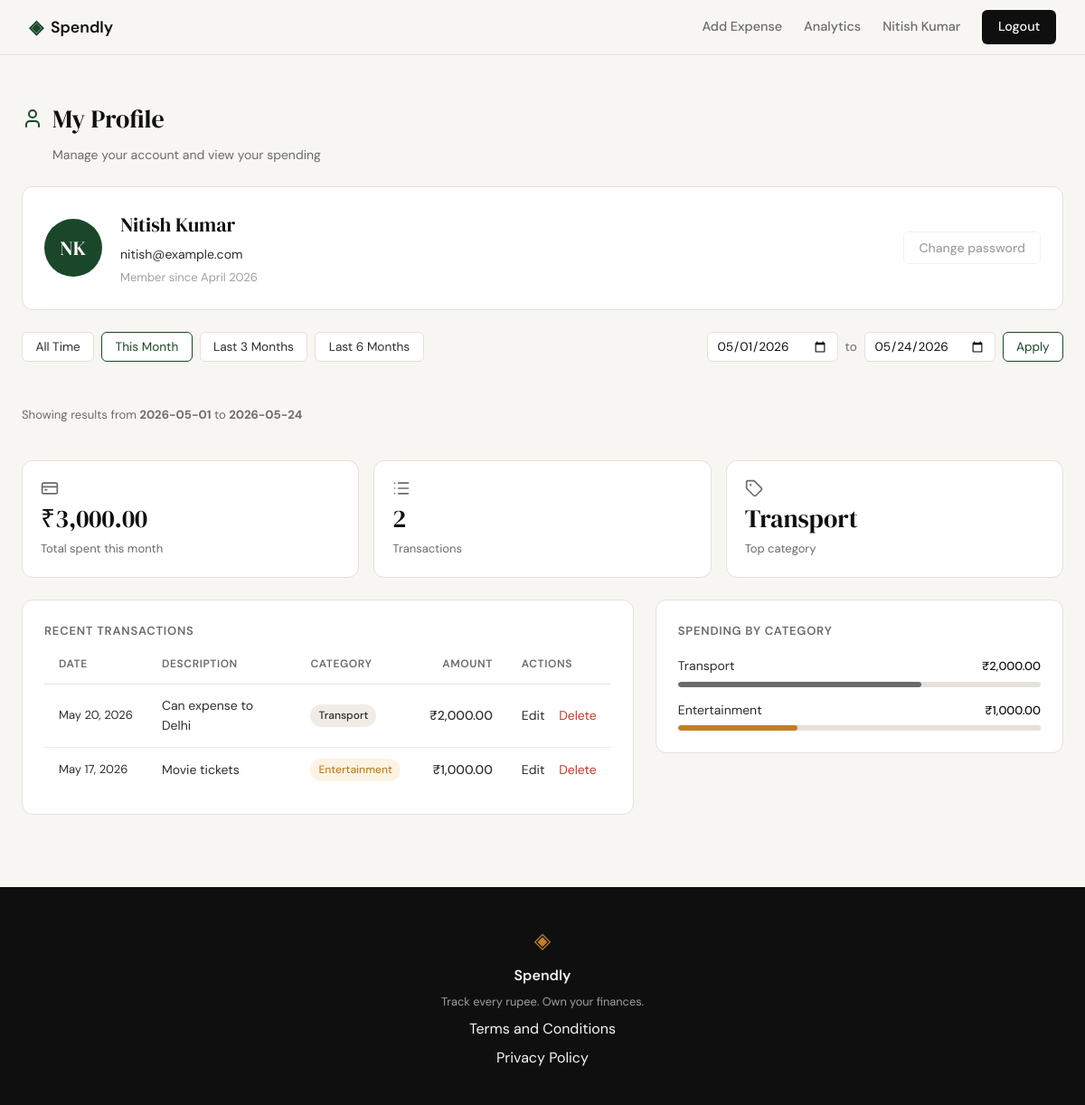
The page /profile?date_from=2026-05-01&date_to=2026-05-24 (signed in) on the database its author committed.
### tables this page shows
CREATE TABLE users (
            id            INTEGER PRIMARY KEY AUTOINCREMENT,
            name          TEXT    NOT NULL,
            email         TEXT    UNIQUE NOT NULL,
            password_hash TEXT    NOT NULL,
            created_at    TEXT    DEFAULT (datetime('now'))
        );

CREATE TABLE expenses (
            id          INTEGER PRIMARY KEY AUTOINCREMENT,
            user_id     INTEGER NOT NULL REFERENCES users(id),
            amount      REAL    NOT NULL,
            category    TEXT    NOT NULL,
            date        TEXT    NOT NULL,
            description TEXT,
            created_at  TEXT    DEFAULT (datetime('now'))
        );

### app.py (the view)
@app.route("/profile")
def profile():
    if not session.get("user_id"):
        return redirect(url_for("login"))
    user_id = session["user_id"]
    date_from = _parse_date(request.args.get("date_from", ""))
    date_to = _parse_date(request.args.get("date_to", ""))
    if date_from and date_to and date_from > date_to:
        flash("Start date must be before end date.")
        date_from = date_to = ""
    date_from = date_from or None
    date_to = date_to or None
    today = date.today()
    presets = {
        "this_month": (today.replace(day=1).isoformat(), today.isoformat()),
        "last_3_months": ((today - timedelta(days=90)).isoformat(), today.isoformat()),
        "last_6_months": ((today - timedelta(days=180)).isoformat(), today.isoformat()),
    }
    active_preset = "all_time"
    for name, (pf, pt) in presets.items():
        if date_from == pf and date_to == pt:
            active_preset = name
            break
    user = get_user_by_id(user_id)
    stats = get_summary_stats(user_id, date_from=date_from, date_to=date_to)
    transactions = get_recent_transactions(
        user_id, date_from=date_from, date_to=date_to
    )
    categories = get_category_breakdown(user_id, date_from=date_from, date_to=date_to)
    return render_template(
        "profile.html",
        user=user,
        stats=stats,
        transactions=transactions,
        categories=categories,
        date_from=date_from or "",
        date_to=date_to or "",
        presets=presets,
        active_preset=active_preset,
    )

### app.py (called while the page is built)
def _parse_date(value):
    try:
        datetime.strptime(value, "%Y-%m-%d")
        return value
    except (ValueError, TypeError):
        return ""

### database/db.py (called while the page is built)
def get_db():
    conn = sqlite3.connect(DB_PATH)
    conn.row_factory = sqlite3.Row
    conn.execute("PRAGMA foreign_keys = ON")
    return conn

### database/queries.py (called while the page is built)
def _date_clause(date_from, date_to):
    if date_from and date_to:
        return "AND date BETWEEN ? AND ?", (date_from, date_to)
    if date_from:
        return "AND date >= ?", (date_from,)
    if date_to:
        return "AND date <= ?", (date_to,)
    return "", ()

def get_user_by_id(user_id):
    conn = get_db()
    row = conn.execute(
        "SELECT name, email, created_at FROM users WHERE id = ?",
        (user_id,),
    ).fetchone()
    conn.close()
    if row is None:
        return None
    name = row["name"]
    tokens = name.split()
    initials = "".join(t[0] for t in tokens[:2]).upper() if tokens else ""
    created_at = row["created_at"].split(" ")[0]
    member_since = datetime.strptime(created_at, "%Y-%m-%d").strftime("%B %Y")
    return {
        "name": name,
        "email": row["email"],
        "member_since": member_since,
        "initials": initials,
    }

def get_recent_transactions(user_id, limit=10, date_from=None, date_to=None):
    clause, params = _date_clause(date_from, date_to)
    sql = (
        "SELECT id, date, description, category, amount FROM expenses "
        "WHERE user_id = ?"
    )
    if clause:
        sql = sql + " " + clause
    sql = sql + " ORDER BY date DESC, id DESC LIMIT ?"
    conn = get_db()
    rows = conn.execute(sql, (user_id, *params, limit)).fetchall()
    conn.close()
    return [
        {
            "id": row["id"],
            "date": datetime.strptime(row["date"], "%Y-%m-%d").strftime("%b %d, %Y"),
            "description": row["description"],
            "category": row["category"],
            "amount": f"₹{row['amount']:,.2f}",
        }
        for row in rows
    ]

### templates/profile.html (shortened to what this page needs)
{% extends "base.html" %}
{% block head %}
<link rel="stylesheet" href="{{ url_for('static', filename='css/profile.css') }}">
{% endblock %}
{% block content %}
<div class="profile-page">
    <div class="profile-header">
        <div class="profile-header-left">
            <i data-lucide="user"></i>
            <h1 class="profile-title">My Profile</h1>
        </div>
        <p class="profile-subtitle">Manage your account and view your spending</p>
    </div>
    <div class="profile-card">
        <div class="avatar-circle">{{ user.initials }}</div>
        <div class="profile-card-info">
            <h2 class="profile-name">{{ user.name }}</h2>
            <p class="profile-email">{{ user.email }}</p>
            <p class="profile-since">Member since {{ user.member_since }}</p>
        </div>
        <div class="profile-card-actions">
            <button class="btn-ghost btn-disabled" disabled>Change password</button>
        </div>
    </div>
    <div class="filter-bar">
        <div class="filter-presets">
            <a href="{{ url_for('profile') }}"
               class="filter-btn{% if active_preset == 'all_time' %} filter-btn--active{% endif %}">All Time</a>
            <a href="{{ url_for('profile', date_from=presets.this_month[0], date_to=presets.this_month[1]) }}"
               class="filter-btn{% if active_preset == 'this_month' %} filter-btn--active{% endif %}">This Month</a>
            <a href="{{ url_for('profile', date_from=presets.last_3_months[0], date_to=presets.last_3_months[1]) }}"
               class="filter-btn{% if active_preset == 'last_3_months' %} filter-btn--active{% endif %}">Last 3 Months</a>
            <a href="{{ url_for('profile', date_from=presets.last_6_months[0], date_to=presets.last_6_months[1]) }}"
               class="filter-btn{% if active_preset == 'last_6_months' %} filter-btn--active{% endif %}">Last 6 Months</a>
        </div>
        <form class="filter-custom" method="get" action="{{ url_for('profile') }}">
            <input type="date" name="date_from" value="{{ date_from }}" class="filter-input">
            <span class="filter-sep">to</span>
            <input type="date" name="date_to" value="{{ date_to }}" class="filter-input">
            <button type="submit" class="filter-btn filter-btn--apply">Apply</button>
        </form>
    </div>
    {% if date_from or date_to %}
    <p class="filter-notice">
        Showing results
        {% if date_from %} from <strong>{{ date_from }}</strong>{% endif %}
        {% if date_to %} to <strong>{{ date_to }}</strong>{% endif %}
    </p>
    {% endif %}
    <div class="stats-row">
        <div class="stat-card">
            <i data-lucide="credit-card" class="stat-icon"></i>
            <span class="stat-value">{{ stats.total_spent }}</span>
            <span class="stat-label">Total spent this month</span>
        </div>
        <div class="stat-card">
            <i data-lucide="list" class="stat-icon"></i>
            <span class="stat-value">{{ stats.transaction_count }}</span>
            <span class="stat-label">Transactions</span>
        </div>
        <div class="stat-card">
            <i data-lucide="tag" class="stat-icon"></i>
            <span class="stat-value">{{ stats.top_category }}</span>
            <span class="stat-label">Top category</span>
        </div>
    </div>
    <div class="profile-grid">
        <div class="tx-table-wrap">
            <h3 class="section-heading">Recent Transactions</h3>
            <table class="tx-table">
                <thead>
                    <tr>
                        <th>Date</th>
                        <th>Description</th>
                        <th>Category</th>
                        <th class="tx-amount-col">Amount</th>
                        <th>Actions</th>
                    </tr>
                </thead>
                <tbody>
                    {% for tx in transactions %}
                    <tr>
                        <td class="tx-date">{{ tx.date }}</td>
                        <td>{{ tx.description }}</td>
                        <td>
                            <span class="badge badge--{{ tx.category | lower }}">{{ tx.category }}</span>
                        </td>
                        <td class="tx-amount">{{ tx.amount }}</td>
                        <td class="tx-actions">
                            <a href="{{ url_for('edit_expense', id=tx.id) }}" class="tx-edit-link">Edit</a>
                            <form method="POST" action="{{ url_for('delete_expense_route', id=tx.id) }}" class="tx-delete-form">
                                <button type="submit" class="tx-delete-btn">Delete</button>
                            </form>
                        </td>
                    </tr>
                    {% endfor %}
                </tbody>
            </table>
        </div>
        <div class="category-breakdown">
            <h3 class="section-heading">Spending by Category</h3>
            <div class="category-list">
                {% for cat in categories %}
                <div class="category-row cat--{{ cat.name | lower }}">
                    <div class="category-row-top">
                        <span class="category-name">{{ cat.name }}</span>
                        <span class="category-amount">{{ cat.amount }}</span>
                    </div>
                    <div class="category-bar-track">
                        <div class="category-bar-fill" style="--pct: {{ cat.pct }}%"></div>
                    </div>
                </div>
                {% endfor %}
            </div>
        </div>
    </div>
</div>
{% endblock %}

### templates/base.html (shortened to what this page needs)
<!DOCTYPE html>
<html lang="en">
<head>
    <link rel="stylesheet" href="{{ url_for('static', filename='css/style.css') }}">
    {% block head %}{% endblock %}
</head>
<body>
    <nav class="navbar">
        <div class="nav-inner">
            <a href="{{ url_for('landing') }}" class="nav-brand">
                <span class="brand-icon">◈</span>
                <span class="brand-name">Spendly</span>
            </a>
            <div class="nav-links">
                {% if session.get("user_id") %}
                <a href="{{ url_for('add_expense') }}"
                   class="nav-link{% if request.endpoint == 'add_expense' %} nav-link--active{% endif %}">Add Expense</a>
                <a href="{{ url_for('analytics') }}"
                   class="nav-link{% if request.endpoint == 'analytics' %} nav-link--active{% endif %}">Analytics</a>
                <a href="{{ url_for('profile') }}" class="nav-username">{{ session["user_name"] }}</a>
                <a href="{{ url_for('logout') }}" class="nav-cta">Logout</a>
                {% else %}
                <a href="{{ url_for('login') }}">Sign in</a>
                <a href="{{ url_for('register') }}" class="nav-cta">Get started</a>
                {% endif %}
            </div>
        </div>
    </nav>
    <main class="main-content">
        {% block content %}{% endblock %}
    </main>
    <footer class="footer">
        <div class="footer-inner">
            <span class="brand-icon">◈</span>
            <span class="footer-name">Spendly</span>
            <p class="footer-copy">Track every rupee. Own your finances.</p>
            <a href="/terms">Terms and Conditions</a>
            <a href="/privacy">Privacy Policy</a>
        </div>
    </footer>
</body>
</html>

### static/css/style.css (style rules this page uses)
:root { --ink: #0f0f0f; --ink-soft: #2d2d2d; --ink-muted: #6b6b6b; --ink-faint: #a0a0a0; --paper: #f7f6f3; --paper-warm: #f0ede6; --paper-card: #ffffff; --accent: #1a472a; --accent-light: #e8f0eb; --accent-2: #c17f24; --accent-2-light: #fdf3e3; --danger: #c0392b; --danger-light: #fdecea; --border: #e4e1da; --border-soft: #eeebe4; --font-display: 'DM Serif Display', Georgia, serif; --font-body: 'DM Sans', system-ui, sans-serif; --max-width: 1200px; --auth-width: 440px; --radius-sm: 6px; --radius-md: 12px; --radius-lg: 20px; }
*, *::before, *::after { box-sizing: border-box; margin: 0; padding: 0; }
html { font-size: 16px; scroll-behavior: smooth; }
body { background: var(--paper); color: var(--ink); font-family: var(--font-body); font-size: 1rem; line-height: 1.6; -webkit-font-smoothing: antialiased; }
a { color: inherit; text-decoration: none; }
.navbar { position: sticky; top: 0; z-index: 100; background: var(--paper); border-bottom: 1px solid var(--border); padding: 0 2rem; }
.nav-inner { max-width: var(--max-width); margin: 0 auto; height: 60px; display: flex; align-items: center; justify-content: space-between; }
.nav-brand { display: flex; align-items: center; gap: 0.5rem; font-family: var(--font-body); font-weight: 600; font-size: 1.1rem; color: var(--ink); }
.brand-icon { color: var(--accent); font-size: 1.3rem; }
.brand-name { color: var(--ink); }
.nav-links { display: flex; align-items: center; gap: 1.5rem; font-size: 0.9rem; font-weight: 500; }
.nav-links a { color: var(--ink-muted); transition: color 0.2s; }
.nav-link { color: var(--ink-muted); transition: color 0.2s; }
.nav-cta { background: var(--ink) !important; color: var(--paper) !important; padding: 0.45rem 1.1rem; border-radius: var(--radius-sm); transition: background 0.2s !important; }
.main-content { min-height: calc(100vh - 60px - 100px); }
.btn-ghost { display: inline-block; background: transparent; color: var(--ink-soft); padding: 0.65rem 1.5rem; border-radius: var(--radius-sm); font-size: 0.9rem; font-weight: 500; border: 1px solid var(--border); transition: all 0.2s; text-decoration: none; }
.footer { background: var(--ink); color: var(--paper); padding: 2.5rem 2rem; text-align: center; }
.footer-inner { display: flex; flex-direction: column; align-items: center; gap: 0.4rem; }
.footer .brand-icon { color: var(--accent-2); font-size: 1.5rem; }
.footer-name { font-weight: 600; font-size: 1rem; }
.footer-copy { font-size: 0.8rem; color: var(--ink-faint); }

### rows shown on the page
users: user_name "Nitish Kumar", name "Nitish Kumar", email "nitish@example.com"
expenses: date "May 20, 2026", description "Can expense to Delhi", category "Transport", amount "₹2,000.00"
expenses: date "May 17, 2026", description "Movie tickets", category "Entertainment", amount "₹1,000.00"

### other values the page prints
{{ user.initials }} "NK"
{{ user.member_since }} "April 2026"
{{ date_from }} "2026-05-01"
{{ date_to }} "2026-05-24"
{{ stats.total_spent }} "₹3,000.00"
{{ stats.transaction_count }} "2"
{{ stats.top_category }} "Transport"
{{ cat.name }} "Transport" "Entertainment"
{{ cat.amount }} "₹2,000.00" "₹1,000.00"
